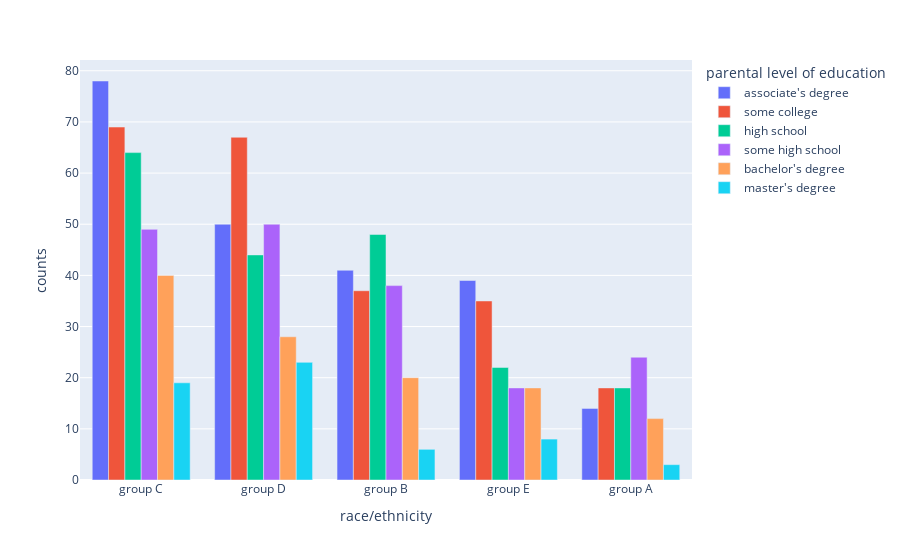

The notebook cell this image was saved under:
### Markdown cell above
# 2. What do you think about the students' parental level of education

### Code cell
df=data.groupby(by=["race/ethnicity", "parental level of education"]).size().reset_index(name="counts")
df=df.sort_values('counts', ascending=False)
px.bar(data_frame=df, x="race/ethnicity", y="counts", color="parental level of education", barmode="group")

### Figure 1 — Plotly figure (JSON) as saved in the notebook; plotly's stock layout.template omitted (floating-point values rounded to 4 significant figures)
{"data": [{"alignmentgroup": "True", "hovertemplate": "parental level of education=associate's degree<br>race/ethnicity=%{x}<br>counts=%{y}<extra></extra>", "legendgroup": "associate's degree", "marker": {"color": "#636efa", "pattern": {"shape": ""}}, "name": "associate's degree", "offsetgroup": "associate's degree", "orientation": "v", "showlegend": true, "textposition": "auto", "type": "bar", "x": ["group C", "group D", "group B", "group E", "group A"], "xaxis": "x", "y": [78, 50, 41, 39, 14], "yaxis": "y"}, {"alignmentgroup": "True", "hovertemplate": "parental level of education=some college<br>race/ethnicity=%{x}<br>counts=%{y}<extra></extra>", "legendgroup": "some college", "marker": {"color": "#EF553B", "pattern": {"shape": ""}}, "name": "some college", "offsetgroup": "some college", "orientation": "v", "showlegend": true, "textposition": "auto", "type": "bar", "x": ["group C", "group D", "group B", "group E", "group A"], "xaxis": "x", "y": [69, 67, 37, 35, 18], "yaxis": "y"}, {"alignmentgroup": "True", "hovertemplate": "parental level of education=high school<br>race/ethnicity=%{x}<br>counts=%{y}<extra></extra>", "legendgroup": "high school", "marker": {"color": "#00cc96", "pattern": {"shape": ""}}, "name": "high school", "offsetgroup": "high school", "orientation": "v", "showlegend": true, "textposition": "auto", "type": "bar", "x": ["group C", "group B", "group D", "group E", "group A"], "xaxis": "x", "y": [64, 48, 44, 22, 18], "yaxis": "y"}, {"alignmentgroup": "True", "hovertemplate": "parental level of education=some high school<br>race/ethnicity=%{x}<br>counts=%{y}<extra></extra>", "legendgroup": "some high school", "marker": {"color": "#ab63fa", "pattern": {"shape": ""}}, "name": "some high school", "offsetgroup": "some high school", "orientation": "v", "showlegend": true, "textposition": "auto", "type": "bar", "x": ["group D", "group C", "group B", "group A", "group E"], "xaxis": "x", "y": [50, 49, 38, 24, 18], "yaxis": "y"}, {"alignmentgroup": "True", "hovertemplate": "parental level of education=bachelor's degree<br>race/ethnicity=%{x}<br>counts=%{y}<extra></extra>", "legendgroup": "bachelor's degree", "marker": {"color": "#FFA15A", "pattern": {"shape": ""}}, "name": "bachelor's degree", "offsetgroup": "bachelor's degree", "orientation": "v", "showlegend": true, "textposition": "auto", "type": "bar", "x": ["group C", "group D", "group B", "group E", "group A"], "xaxis": "x", "y": [40, 28, 20, 18, 12], "yaxis": "y"}, {"alignmentgroup": "True", "hovertemplate": "parental level of education=master's degree<br>race/ethnicity=%{x}<br>counts=%{y}<extra></extra>", "legendgroup": "master's degree", "marker": {"color": "#19d3f3", "pattern": {"shape": ""}}, "name": "master's degree", "offsetgroup": "master's degree", "orientation": "v", "showlegend": true, "textposition": "auto", "type": "bar", "x": ["group D", "group C", "group E", "group B", "group A"], "xaxis": "x", "y": [23, 19, 8, 6, 3], "yaxis": "y"}], "layout": {"barmode": "group", "legend": {"title": {"text": "parental level of education"}, "tracegroupgap": 0}, "margin": {"t": 60}, "xaxis": {"anchor": "y", "domain": [0, 1], "title": {"text": "race/ethnicity"}}, "yaxis": {"anchor": "x", "domain": [0, 1], "title": {"text": "counts"}}}}
